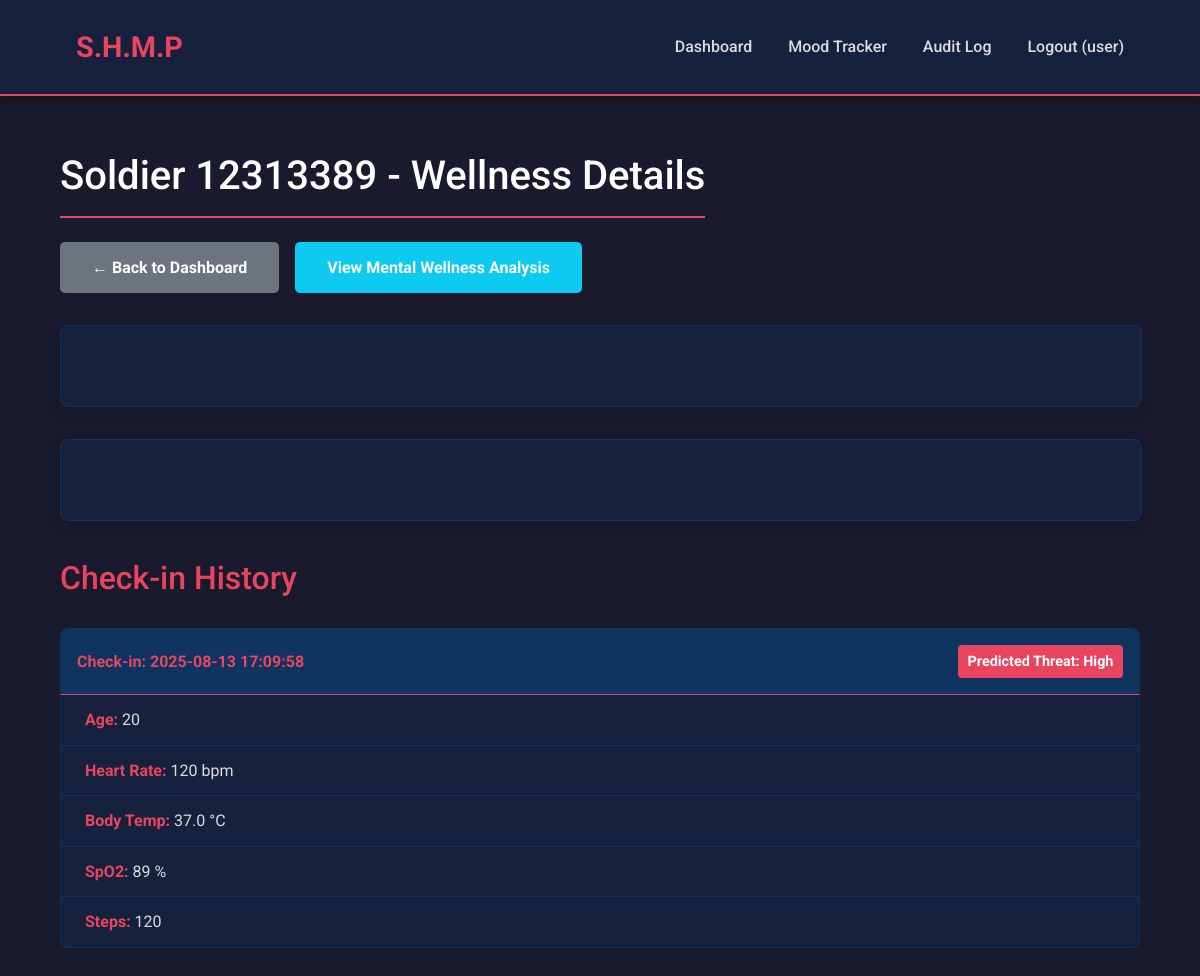
/soldier/12313389 (signed in), run on the app's committed database.
### tables this page shows
CREATE TABLE users (
    id INTEGER PRIMARY KEY AUTOINCREMENT,
    username TEXT UNIQUE NOT NULL,
    password_hash TEXT NOT NULL,
    role TEXT NOT NULL DEFAULT 'analyst' -- Roles: 'doctor', 'analyst'
);

CREATE TABLE wellness_checks (
    id INTEGER PRIMARY KEY AUTOINCREMENT,
    soldier_id TEXT NOT NULL,
    age INTEGER,
    heart_rate TEXT, -- Encrypted
    body_temperature TEXT, -- Encrypted
    spo2 TEXT, -- Encrypted
    steps_count INTEGER,
    prediction_result TEXT NOT NULL,
    shap_values TEXT, -- Stores SHAP explanations as JSON
    created_at TIMESTAMP NOT NULL DEFAULT CURRENT_TIMESTAMP
);

### app.py (the view)
@app.route('/soldier/<string:soldier_id>')
@login_required
def soldier_detail(soldier_id):
    db = get_db()
    checks = db.execute('SELECT * FROM wellness_checks WHERE soldier_id = ? ORDER BY created_at ASC', (soldier_id,)).fetchall()
    if not checks:
        flash('No data found for this soldier.', 'error')
        return redirect(url_for('index'))
    history = []
    for check in checks:
        dec_check = dict(check)
        dec_check['heart_rate'] = decrypt_data(check['heart_rate'])
        dec_check['body_temperature'] = decrypt_data(check['body_temperature'])
        dec_check['spo2'] = decrypt_data(check['spo2'])
        dec_check['shap_values'] = json.loads(check['shap_values']) if check['shap_values'] else {}
        dec_check['created_at'] = datetime.datetime.strptime(check['created_at'], '%Y-%m-%d %H:%M:%S')
        history.append(dec_check)
    df = pd.DataFrame(history)
    df['created_at'] = pd.to_datetime(df['created_at'])
    fig_metrics = go.Figure()
    fig_metrics.add_trace(go.Scatter(x=df['created_at'], y=df['heart_rate'].astype(float), mode='lines+markers', name='Heart Rate'))
    fig_metrics.add_trace(go.Scatter(x=df['created_at'], y=df['body_temperature'].astype(float), mode='lines+markers', name='Temperature', yaxis='y2'))
    fig_metrics.update_layout(
        title='Health Metrics Over Time', template='plotly_dark',
        yaxis=dict(title='Heart Rate (bpm)'),
        yaxis2=dict(title='Temp (°C)', overlaying='y', side='right'),
        legend=dict(orientation="h", yanchor="bottom", y=1.02, xanchor="right", x=1)
    )
    graph_json_metrics = json.dumps(fig_metrics, cls=plotly.utils.PlotlyJSONEncoder)
    shap_graph_json = None
    latest_check = history[-1] if history else None
    if latest_check and latest_check['shap_values']:
        shap_df = pd.DataFrame(list(latest_check['shap_values'].items()), columns=['Feature', 'SHAP Value']).sort_values(by='SHAP Value', ascending=True)
        shap_df['Color'] = shap_df['SHAP Value'].apply(lambda x: '#FF6347' if x > 0 else '#4682B4')
        fig_shap = go.Figure()
        fig_shap.add_trace(go.Bar(
            x=shap_df['SHAP Value'],
            y=shap_df['Feature'],
            orientation='h',
            marker_color=shap_df['Color']
        ))
        fig_shap.update_layout(
            title=f"Why the prediction was '{latest_check['prediction_result']}' (Latest Check)",
            xaxis_title="Contribution to Threat Level (SHAP Value)",
            yaxis_title="Health Feature",
            template='plotly_dark',
            showlegend=False
        )
        shap_graph_json = json.dumps(fig_shap, cls=plotly.utils.PlotlyJSONEncoder)
    return render_template('soldier_detail.html', soldier_id=soldier_id, history=history, graph_json_metrics=graph_json_metrics, shap_graph_json=shap_graph_json)

### app.py (called while the page is built)
def get_db():
    db = getattr(g, '_database', None)
    if db is None:
        db = g._database = sqlite3.connect(DATABASE)
        db.row_factory = sqlite3.Row
    return db

@app.teardown_appcontext
def close_connection(exception):
    db = getattr(g, '_database', None)
    if db is not None:
        db.close()

@login_manager.user_loader
def load_user(user_id):
    db = get_db()
    user_data = db.execute('SELECT * FROM users WHERE id = ?', (user_id,)).fetchone()
    if user_data:
        return User(id=user_data['id'], username=user_data['username'], password_hash=user_data['password_hash'], role=user_data['role'])
    return None

def decrypt_data(encrypted_data):
    if not cipher or encrypted_data is None: return "Decryption Error"
    try:
        return cipher.decrypt(encrypted_data.encode()).decode()
    except:
        return "Invalid Data"

### templates/soldier_detail.html (shortened to what this page needs)
{% extends 'base.html' %}
{% block header %}
  <h1>{% block title %}Soldier {{ soldier_id }} - Wellness Details{% endblock %}</h1>
{% endblock %}
{% block content %}
<div class="detail-actions">
    <a href="{{ url_for('index') }}" class="btn btn-secondary">&larr; Back to Dashboard</a>
    <a href="{{ url_for('mood_tracker', soldier_id=soldier_id) }}" class="btn btn-info">
        View Mental Wellness Analysis
    </a>
</div>
<div class="row">
    <div class="col-md-12">
        <div class="card">
            <div class="card-body">
            </div>
        </div>
    </div>
    <div class="col-md-12">
        <div class="card">
            <div class="card-body">
            </div>
        </div>
    </div>
</div>
<div>
    <h2>Check-in History</h2>
    {% if history %}
        {% for check in history|reverse %}
        <div class="check-card">
            <div class="card-header">
                <strong>Check-in: {{ check.created_at.strftime('%Y-%m-%d %H:%M:%S') if check.created_at else 'N/A' }}</strong>
                <span class="threat-badge {{ check.prediction_result }}">
                    Predicted Threat: {{ check.prediction_result }}
                </span>
            </div>
            <div class="card-body">
                <ul>
                    <li><strong>Age:</strong> {{ check.age }}</li>
                    <li><strong>Heart Rate:</strong> {{ check.heart_rate }} bpm</li>
                    <li><strong>Body Temp:</strong> {{ check.body_temperature }} °C</li>
                    <li><strong>SpO2:</strong> {{ check.spo2 }} %</li>
                    <li><strong>Steps:</strong> {{ check.steps_count }}</li>
                </ul>
            </div>
        </div>
        {% endfor %}
    {% else %}
        <div class="card"><div class="card-body" style="text-align: center;">No check-in history found.</div></div>
    {% endif %}
</div>
{% endblock %}

### templates/base.html (shortened to what this page needs)
<!DOCTYPE html>
<html lang="en">
<head>
    <link rel="stylesheet" href="{{ url_for('static', filename='style.css') }}">
</head>
<body>
    <nav>
        <a href="{{ url_for('index') }}" class="logo">S.H.M.P</a>
        <div>
            <a href="{{ url_for('index') }}" class="{{ 'active' if request.endpoint == 'index' else '' }}">Dashboard</a>
            <a href="{{ url_for('mood_tracker') }}" class="{{ 'active' if request.endpoint == 'mood_tracker' else '' }}">Mood Tracker</a>
            {% if current_user.is_authenticated %}
                {% if current_user.role == 'doctor' %}
                <a href="{{ url_for('audit_log') }}" class="{{ 'active' if request.endpoint == 'audit_log' else '' }}">Audit Log</a>
                {% endif %}
                <a href="{{ url_for('logout') }}">Logout ({{ current_user.username }})</a>
            {% else %}
                <a href="{{ url_for('login') }}" class="{{ 'active' if request.endpoint == 'login' else '' }}">Login</a>
                <a href="{{ url_for('register') }}" class="{{ 'active' if request.endpoint == 'register' else '' }}">Register</a>
            {% endif %}
        </div>
    </nav>
    <main class="container">
        {% block header %}{% endblock %}
        {% block content %}{% endblock %}
    </main>
</body>
</html>

### static/style.css (style rules this page uses)
:root { --primary-bg: #1a1a2e; --secondary-bg: #16213e; --card-bg: #0f3460; --primary-text: #e94560; --secondary-text: #dcdcdc; --highlight-text: #ffffff; --border-color: #e94560; --success-color: #50c878; --warning-color: #f9a825; --error-color: #e94560; --font-family: 'Roboto', sans-serif; }
body { background-color: var(--primary-bg); color: var(--secondary-text); font-family: var(--font-family); margin: 0; line-height: 1.6; font-size: 16px; }
.container { width: 90%; max-width: 1400px; margin: 2rem auto; padding: 1rem; }
nav { background-color: var(--secondary-bg); padding: 1rem 5%; border-bottom: 2px solid var(--border-color); display: flex; justify-content: space-between; align-items: center; box-shadow: 0 4px 12px rgba(0,0,0,0.3); }
nav a { color: var(--secondary-text); text-decoration: none; padding: 0.5rem 1rem; border-radius: 4px; transition: all 0.3s ease; font-weight: 500; }
nav .logo { font-weight: 700; font-size: 1.8rem; color: var(--primary-text); }
h1, h2, h3, h4 { color: var(--highlight-text); font-weight: 500; margin-top: 0; }
h1 { font-size: 2.5rem; border-bottom: 2px solid var(--primary-text); display: inline-block; padding-bottom: 0.5rem; margin-bottom: 1.5rem; }
h2 { font-size: 2rem; margin-bottom: 1.5rem; color: var(--primary-text); }
.row { display: flex; flex-wrap: wrap; margin: 0 -1rem; }
.col, .col-md-4, .col-md-6, .col-md-12 { padding: 0 1rem; box-sizing: border-box; width: 100%; }
.card { background-color: var(--secondary-bg); border-radius: 8px; box-shadow: 0 4px 15px rgba(0, 0, 0, 0.2); border: 1px solid var(--card-bg); overflow: hidden; width: 100%; margin-bottom: 2rem; }
.card-header { background-color: var(--card-bg); padding: 1rem 1.5rem; border-bottom: 1px solid var(--border-color); }
.card-body { padding: 1.5rem; }
.btn, .button-link { display: inline-block; padding: 0.8rem 2rem; border: none; border-radius: 5px; cursor: pointer; font-size: 1rem; font-weight: 700; text-align: center; text-decoration: none; transition: all 0.3s ease; color: white !important; }
.btn-secondary { background-color: #6c757d; }
.btn-info { background-color: #0dcaf0; }
.detail-actions { margin-bottom: 2rem; display: flex; gap: 1rem; }
.check-card { background-color: var(--secondary-bg); border: 1px solid var(--card-bg); border-radius: 8px; overflow: hidden; margin-bottom: 1.5rem; }
.check-card .card-header { background-color: var(--card-bg); padding: 1rem; border-bottom: 1px solid var(--border-color); font-weight: 700; color: var(--highlight-text); display: flex; justify-content: space-between; align-items: center; }
.check-card .card-body { padding: 0; }
.check-card ul { list-style: none; padding: 0; margin: 0; }
.check-card li { padding: 0.75rem 1.5rem; border-bottom: 1px solid var(--card-bg); }
.check-card li:last-child { border-bottom: none; }
.check-card strong { color: var(--primary-text); }
.threat-badge { padding: 0.3rem 0.6rem; border-radius: 4px; font-size: 0.9em; color: white; }
.threat-badge.High { background-color: var(--error-color); }

### data on the page
users: username "user"
wellness_checks: created_at "2025-08-13 17:09:58", prediction_result "High", age "20", heart_rate "120", body_temperature "37.0", spo2 "89", steps_count "120"

### other printed values
{{ soldier_id }} "12313389"
